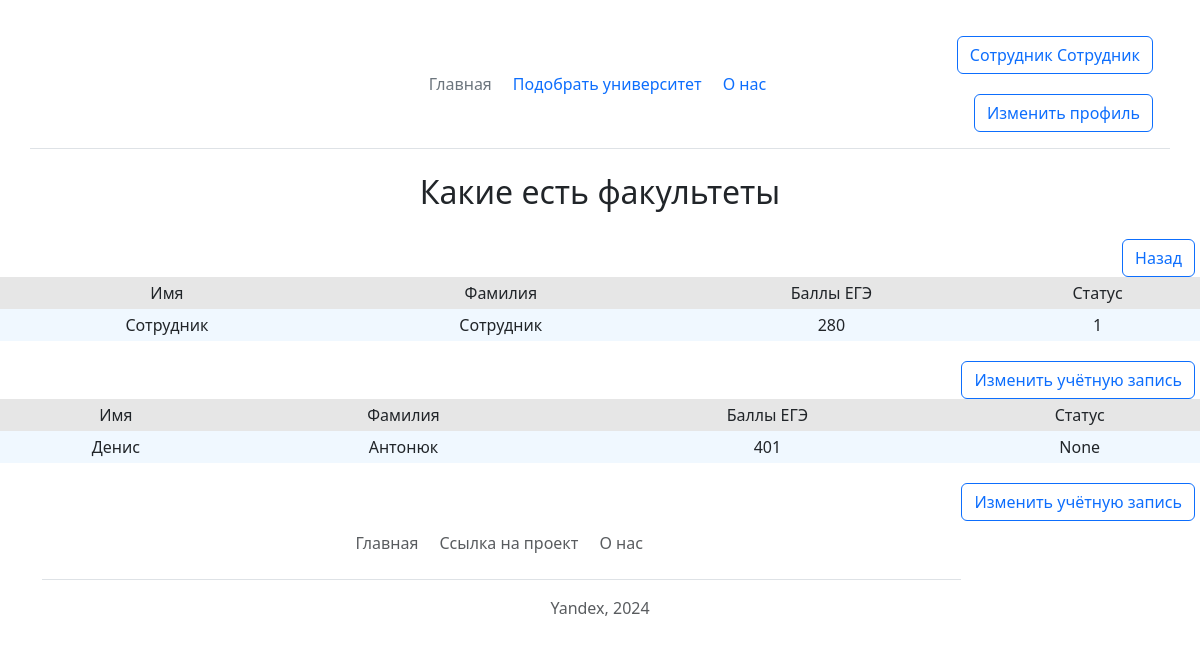
The page /users_list (signed in) on the database as committed earlier.
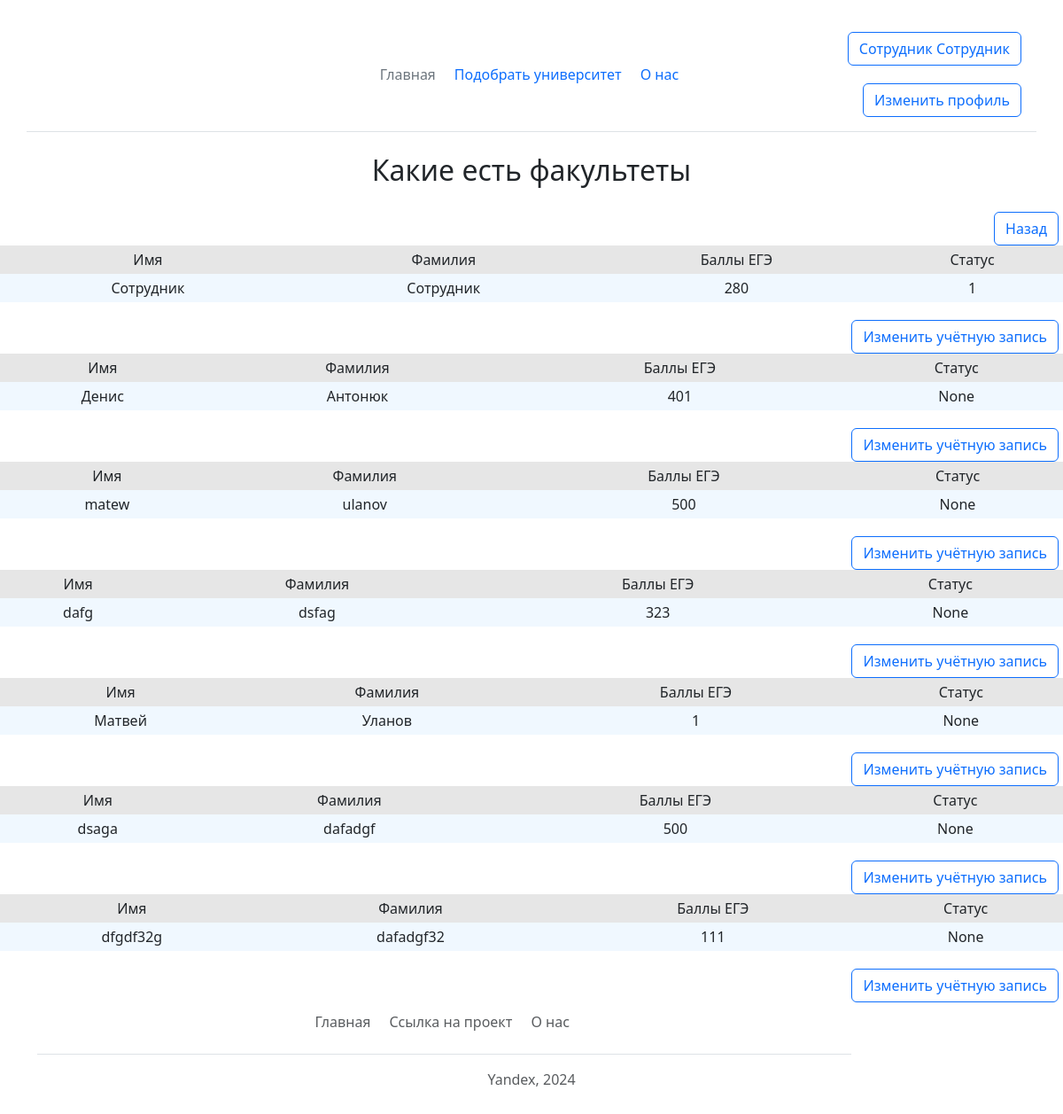
The same page on the database as committed later.
### data/users.py (models this page shows, shortened)
class User(SqlAlchemyBase, UserMixin, SerializerMixin):
    __tablename__ = 'users'
    id = sqlalchemy.Column(sqlalchemy.Integer,
                           primary_key=True, autoincrement=True)
    surname = sqlalchemy.Column(sqlalchemy.String, nullable=True)
    name = sqlalchemy.Column(sqlalchemy.String, nullable=True)
    email = sqlalchemy.Column(sqlalchemy.String,
                              index=True, unique=True, nullable=True)
    hashed_password = sqlalchemy.Column(sqlalchemy.String, nullable=True)
    modified_date = sqlalchemy.Column(sqlalchemy.DateTime,
                                      default=datetime.datetime.now)
    address = sqlalchemy.Column(sqlalchemy.String, nullable=True)
    min_ege_score = sqlalchemy.Column(sqlalchemy.Integer, nullable=True)
    type = sqlalchemy.Column(sqlalchemy.Integer, nullable=True)

### main.py (the view)
@app.route('/users_list', methods=['GET', 'POST'])
@login_required
def users_list():
    users = db_sess.query(User).all()
    type = db_sess.query(Type).all()
    return render_template('users.html', title='Журнал факультетов', users=users, type=type)

### data/db_session.py (called while the page is built)
def create_session() -> Session:
    global __factory
    return __factory()

### main.py (called while the page is built)
@login_manager.user_loader
def load_user(user_id: int):
    db_sess = db_session.create_session()
    return db_sess.query(User).get(user_id)

### templates/users.html
{% extends 'base.html' %}
{% block content %}
    <h2 align="center">Какие есть факультеты</h2>
    <a class="btn btn-outline-primary" href="http://localhost:5000/">Назад</a>
    {% for user in users %}
        <table class="tbl">
            <tr class="mn">
                <td>Имя</td>
                <td>Фамилия</td>
                <td>Баллы ЕГЭ</td>
                <td>Статус</td>
            </tr>
            <tr>
                <td>{{ user.name }}</td>
                <td>{{ user.surname }}</td>
                <td>{{ user.min_ege_score }}</td>
                <td>{{ user.type }}</td>
            </tr>
        </table>
    <a class="btn btn-outline-primary" href="http://localhost:5000/user/{{ user.id }}">Изменить учётную запись</a>
    {% endfor %}
{% endblock %}

### templates/base.html (shortened to what this page needs)
<!DOCTYPE html>
<html lang="ru">
<head>
    <link rel="stylesheet" href="css/style.css">
    <link rel="stylesheet" href="{{url_for('static', filename='css/main.css') }}">
    <link rel="stylesheet" href="https://cdn.jsdelivr.net/npm/bootstrap@5.3.2/dist/css/bootstrap.min.css"
>
</head>
<body>
    <header class="container d-flex flex-wrap align-items-center justify-content-center justify-content-md-between py-3 mb-4 border-bottom">
    <div class="col-md-3 mb-2 mb-md-0">
        <a href="/" class="d-inline-flex link-body-emphasis text-decoration-none">
            <svg class="bi" width="40" height="32" role="img" aria-label="Bootstrap">
                <use xlink:href="#bootstrap"></use>
            </svg>
        </a>
    </div>
    <ul class="nav col-12 col-md-auto mb-2 justify-content-center mb-md-0">
        <li><a href="/home" class="nav-link px-2 link-secondary">Главная</a></li>
        <li><a href="/select_universities" class="nav-link px-2">Подобрать университет</a></li>
        <li><a href="/about" class="nav-link px-2">О нас</a></li>
    </ul>
    <div class="col-md-3 text-end">
            {% if current_user.is_authenticated %}
                <a class="btn btn-outline-primary" href="http://localhost:5000/logout">{{ current_user.surname }} {{ current_user.name }}</a>
                <a class="btn btn-outline-primary" href="http://localhost:5000/user/{{ current_user.id }}">Изменить профиль</a>
            {% else %}
                <a href="/login" type="button" class="btn btn-outline-primary me-2">Войти</a>
                <a href="/register" type="button" class="btn btn-outline-primary me-2">Создать аккаунт</a>
            {% endif %}
    </div>
    </header>
    {% block content %}{% endblock %}
    <footer class="container py-3 my-4">
    <ul class="nav justify-content-center border-bottom pb-3 mb-3">
        <li class="nav-item"><a href="/home" class="nav-link px-2 text-body-secondary">Главная</a></li>
        <li class="nav-item"><a href="https://github.com/Mishgite/Choosing_institute"
                                class="nav-link px-2 text-body-secondary">Ссылка на проект</a></li>
        <li class="nav-item"><a href="/about" class="nav-link px-2 text-body-secondary">О нас</a></li>
    </ul>
    <p class="text-center text-body-secondary">Yandex, 2024</p>
    </footer>
</body>
</html>

### static/css/style.css (style rules this page uses)
tr.mn { text-align: center; background-color: #e6e6e6; }
.tbl { width: 100%; text-align: center; background-color: aliceblue; line-height: 30px; }
a { display: inline-block; float: right; margin-right: 5px; margin-top: 1.25em; }

Rows that differ between the two databases and show on the page:
added User: name "matew", surname "ulanov", min_ege_score "500", type "None"
added User: name "dafg", surname "dsfag", min_ege_score "323", type "None"
added User: name "Матвей", surname "Уланов", min_ege_score "1", type "None"
added User: name "dsaga", surname "dafadgf", min_ege_score "500", type "None"
added User: name "dfgdf32g", surname "dafadgf32", min_ege_score "111", type "None"
